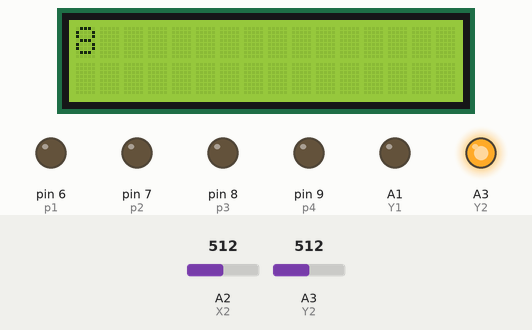
This sketch was run on a simulated Arduino Uno, built with avr-gcc and run on an emulated ATmega328P. Shown: 16×2 character LCD, output pins drawn as LEDs (lit = HIGH). The test bench sets the inputs (shaded band); at power-on: A3 (Y2) = 512, A2 (X2) = 512.

Above: at 1.2 s.
1.3 s: A3 (Y2) set to 261
At 2.0 s:
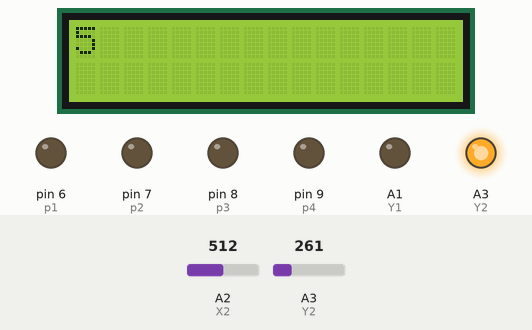
2.8 s: A3 (Y2) set to 235
At 3.4 s:
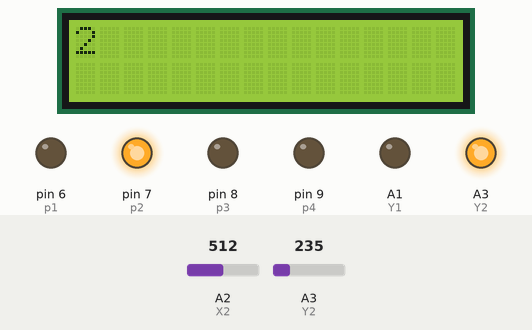
4.3 s: A2 (X2) set to 656
5.8 s: A2 (X2) set to 678
At 6.4 s:
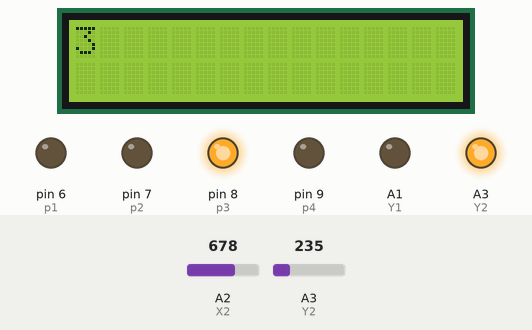
7.3 s: A2 (X2) set to 323
At 7.7 s:
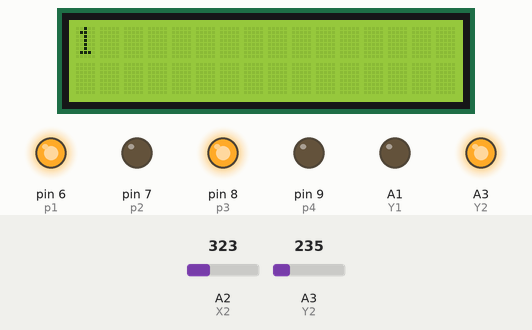
8.8 s: A3 (Y2) set to 741
At 9.2 s:
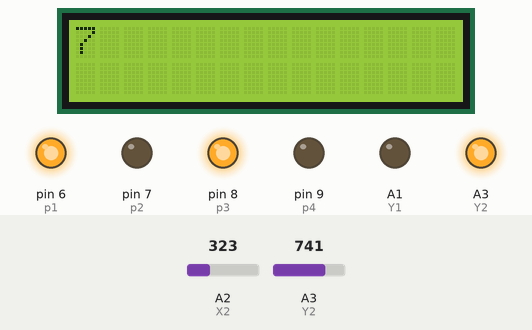
10.3 s: A3 (Y2) set to 766
At 10.7 s:
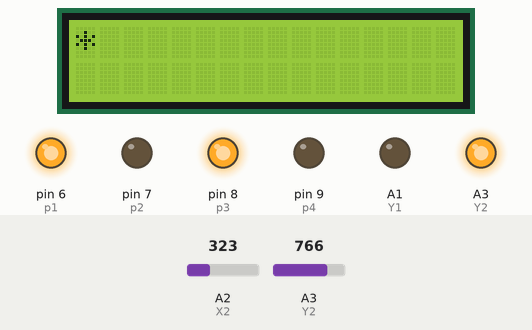
Timing chart, 0 to 12.8 s (numbered marks = the images above; inputs shaded):
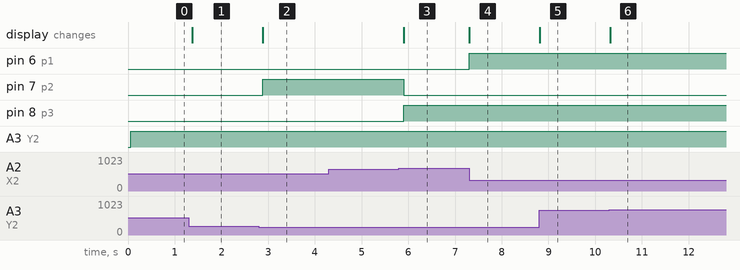

Measured:
- the behaviour switches between 250 and 249 on A3 (Y2) (found by bisection; images 1 and 2)
- the behaviour switches between 666 and 667 on A2 (X2) (found by bisection; images 2 and 3)
- the behaviour switches between 750 and 751 on A3 (Y2) (found by bisection; images 5 and 6)
- after the input at 1.3 s, the display: changes after 0.07 s (image 1)
- after the input at 2.8 s, pin 7 (p2): LOW → HIGH after 0.08 s; the display: changes after 0.08 s (image 2)
- after the input at 5.8 s, pin 7 (p2): HIGH → LOW after 0.10 s; pin 8 (p3): LOW → HIGH after 0.10 s; the display: changes after 0.10 s (image 3)
- after the input at 7.3 s, pin 6 (p1): LOW → HIGH at once; the display: changes at once (image 4)
- after the input at 8.8 s, the display: changes at once (image 5)
- after the input at 10.3 s, the display: changes at once (image 6)

The sketch:

touch.ino
```cpp
#include<LiquidCrystal.h>

const int X1=A0,Y1=A1,X2=A2,Y2=A3;

boolean touch();
int a=0;
const int p1=6,p2=7,p3=8,p4=9;
int x_cord=0,y_cord=0;
LiquidCrystal lcd(12,11,5,4,3,2);

void setup()
  {
  // Serial.begin(9600);
   lcd.begin(16,2);
   pinMode(p1,OUTPUT);

   pinMode(p2,OUTPUT);
   pinMode(p3,OUTPUT);
   pinMode(p4,OUTPUT);
  // delay(1000);
  // Serial.println("X           Y");
  }

void loop()
  {
    if(touch()>0)
    {
  // Serial.print(x_cord);
  // Serial.print("           ");
  // Serial.println(y_cord);
    //delay(500);


    if(x_cord>0 && x_cord<333 && y_cord>0 && y_cord<250)
    {
      a=1;
      digitalWrite(p1,HIGH);
    //  lcd.print(a);
    }

      if(x_cord>333 && x_cord<666 && y_cord>0 && y_cord<250)
    {
      a=2;
      digitalWrite(p1,LOW);
      digitalWrite(p2,HIGH);
    //  lcd.print(a);
    }
    if(x_cord>666 && x_cord<1000 && y_cord>0 && y_cord<250)
    {
      a=3;
      digitalWrite(p2,LOW);
      digitalWrite(p3,HIGH);
      //lcd.print(a);
    }
    if(x_cord>0 && x_cord<333 && y_cord>250 && y_cord<500)
    {
      a=4;
      digitalWrite(p3,LOW);
      digitalWrite(p4,HIGH);
      //lcd.print(a);
    }
    if(x_cord>333 && x_cord<666 && y_cord>250 && y_cord<500)
    {
      a=5;
      digitalWrite(p4,LOW);
     // lcd.print(a);
    }
    if(x_cord>666 && x_cord<1000 && y_cord>250 && y_cord<500)
    {
      a=6;
      //lcd.print(a);
    }
    if(x_cord>0 && x_cord<333 && y_cord>500 && y_cord<750)
    {
      a=7;
      //lcd.print(a);
    }
    if(x_cord>333 && x_cord<666 && y_cord>500 && y_cord<750)
    {
      a=8;
      //lcd.print(a);
    }
    if(x_cord>666 && x_cord<1000 && y_cord>500 && y_cord<750)
    {
      a=9;
      //lcd.print(a);
    }
    if(x_cord>0 && x_cord<333 && y_cord>750 && y_cord<1000)
    {
      a=10;
      //lcd.print(a);
    }
    if(x_cord>333 && x_cord<666 && y_cord>750 && y_cord<1000)
    {
      a=0;
      //lcd.print(a);
    }
   /* if(x_cord>666 && x_cord<1000 && y_cord>750 && y_cord<1000)
    {
      lcd.print(1);
    }*/

    //if(a==1)
   // digitalWrite()
    lcd.setCursor(0,0);
    if(a==10)
    {
      lcd.print('*');
    }
    else
    {
   lcd.print(a);

    }
    delay(100);
//lcd.clear();

    }
  }
boolean touch()
       {
       boolean touch1=false;

       pinMode(X1,OUTPUT);
       pinMode(X2,OUTPUT);
       digitalWrite(X1,LOW);
       digitalWrite(X2,HIGH);
       pinMode(Y1,INPUT);
       pinMode(Y2,INPUT);
       y_cord=analogRead(Y2);

       pinMode(Y1,OUTPUT);
       pinMode(Y2,OUTPUT);
       digitalWrite(Y1,LOW);
       digitalWrite(Y2,HIGH);
       pinMode(X1,INPUT);
       pinMode(X2,INPUT);

       x_cord=analogRead(X2);

       if(x_cord>0 && x_cord<1000 && y_cord>0 && y_cord<1000)
        touch1=true;

       return touch1;
       }
```
